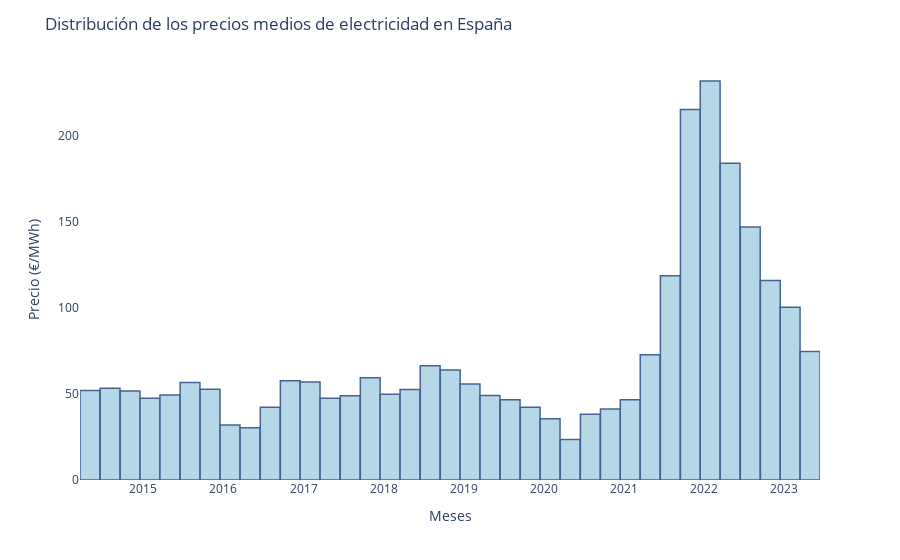

Notebook cell for this chart:
### Markdown cell above
-------
-------
Corroboramos que nos hallamos ante una ***situación excepcional*** si comparamos los promedios entre los años *2014 y 2019*, siendo el **valor más repetido** aquél que fluctúa entre **50 y 55 euros** el megavatio hora, con un **máximo** de **66€/Mwh** y un **mínimo** de **30€/Mwh**. Si observamos entre los años *2020 a 2023*, veremos que **no hay un valor más repetido**, sino ***fuertes oscilaciones*** de los precios, llegando a un **máximo** de **214€/Mwh**

------
------

### Code cell
fig = px.histogram(df, x = 'Meses', y = '€/Mwh', histfunc = 'avg', nbins = 50)

fig.update_layout(
    title = 'Distribución de los precios medios de electricidad en España',
    xaxis_title = 'Meses',
    yaxis_title = 'Precio (€/MWh)')

fig.update_traces(marker_color='rgb(158,202,225)', marker_line_color='rgb(8,48,107)', 
                  marker_line_width=1.5)

fig.update_layout(plot_bgcolor='white', paper_bgcolor='white')

fig.update_traces(opacity=0.75)

fig.show()

### Figure 1 — Plotly figure (JSON) as saved in the notebook; plotly's stock layout.template omitted (floating-point values rounded to 4 significant figures)
{"data": [{"alignmentgroup": "True", "bingroup": "x", "histfunc": "avg", "hovertemplate": "Meses=%{x}<br>avg of €/Mwh=%{y}<extra></extra>", "legendgroup": "", "marker": {"color": "rgb(158,202,225)", "line": {"color": "rgb(8,48,107)", "width": 1.5}, "pattern": {"shape": ""}}, "name": "", "nbinsx": 50, "offsetgroup": "", "opacity": 0.75, "orientation": "v", "showlegend": false, "type": "histogram", "x": ["2014-06-01", "2014-07-01", "2014-08-01", "2014-09-01", "2014-10-01", "2014-11-01", "2014-12-01", "2015-01-01", "2015-02-01", "2015-03-01", "2015-04-01", "2015-05-01", "2015-06-01", "2015-07-01", "2015-08-01", "2015-09-01", "2015-10-01", "2015-11-01", "2015-12-01", "2016-01-01", "2016-02-01", "2016-03-01", "2016-04-01", "2016-05-01", "2016-06-01", "2016-07-01", "2016-08-01", "2016-09-01", "2016-10-01", "2016-11-01", "2016-12-01", "2017-01-01", "2017-02-01", "2017-03-01", "2017-04-01", "2017-05-01", "2017-06-01", "2017-07-01", "2017-08-01", "2017-09-01", "2017-10-01", "2017-11-01", "2017-12-01", "2018-01-01", "2018-02-01", "2018-03-01", "2018-04-01", "2018-05-01", "2018-06-01", "2018-07-01", "2018-08-01", "2018-09-01", "2018-10-01", "2018-11-01", "2018-12-01", "2019-01-01", "2019-02-01", "2019-03-01", "2019-04-01", "2019-05-01", "2019-06-01", "2019-07-01", "2019-08-01", "2019-09-01", "2019-10-01", "2019-11-01", "2019-12-01", "2020-01-01", "2020-02-01", "2020-03-01", "2020-04-01", "2020-05-01", "2020-06-01", "2020-07-01", "2020-08-01", "2020-09-01", "2020-10-01", "2020-11-01", "2020-12-01", "2021-01-01", "2021-02-01", "2021-03-01", "2021-04-01", "2021-05-01", "2021-06-01", "2021-07-01", "2021-08-01", "2021-09-01", "2021-10-01", "2021-11-01", "2021-12-01", "2022-01-01", "2022-02-01", "2022-03-01", "2022-04-01", "2022-05-01", "2022-06-01", "2022-07-01", "2022-08-01", "2022-09-01", "2022-10-01", "2022-11-01", "2022-12-01", "2023-01-01", "2023-02-01", "2023-03-01", "2023-04-01", "2023-05-01"], "xaxis": "x", "y": [51.92, 49.09, 50.71, 59.9, 56.84, 48.68, 49.43, 53.54, 44.62, 44.24, 46.59, 45.91, 55.52, 60.53, 56.71, 52.63, 50.84, 52.68, 54.38, 38.5, 28.8, 28.65, 24.85, 26.74, 39.29, 41.07, 41.63, 44.17, 53.79, 57.4, 61.86, 73.56, 53.04, 43.93, 44.2, 47.6, 50.77, 49.14, 48.04, 49.55, 57.59, 60.54, 60.14, 51.78, 55.77, 41.75, 43.55, 55.41, 58.86, 62.32, 65, 71.78, 66.1, 62.94, 62.63, 62.98, 54.93, 49.35, 50.94, 48.93, 47.4, 51.96, 45.37, 42.59, 47.74, 43.6, 35.39, 42.06, 36.54, 28.28, 17.81, 21.7, 30.99, 35.2, 36.75, 42.74, 37.46, 42.91, 43.47, 63.6, 29.86, 46.39, 66.2, 67.95, 83.94, 92.8, 106.5, 156.5, 202.5, 197.5, 245.7, 205.9, 202.0, 287.2, 194.4, 187.8, 169.7, 143.2, 154.8, 142.7, 128.8, 117.3, 101.4, 73.2, 135.5, 92.38, 74.69, 74.67], "yaxis": "y"}], "layout": {"barmode": "relative", "legend": {"tracegroupgap": 0}, "margin": {"t": 60}, "paper_bgcolor": "white", "plot_bgcolor": "white", "title": {"text": "Distribución de los precios medios de electricidad en España"}, "xaxis": {"anchor": "y", "domain": [0, 1], "title": {"text": "Meses"}}, "yaxis": {"anchor": "x", "domain": [0, 1], "title": {"text": "Precio (€/MWh)"}}}}
